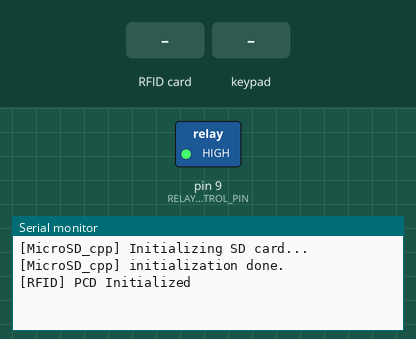
Recording of a sketch running on a simulated Arduino Uno, built with avr-gcc and run on an emulated ATmega328P. Shown: switched loads named in the sketch (green lamp = pin HIGH), the last lines printed to the serial monitor. The test bench sets the inputs (shaded band). Storage starts empty; pins used as bus, display or sensor lines are not drawn.

Above: at 1.2 s.
1.3 s: RFID card 5E 7A 19 C4 held to the reader
At 2.5 s:
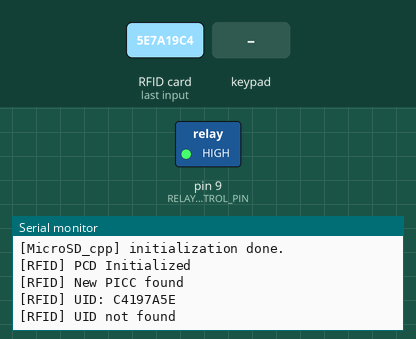
2.8 s: keypad keys 8 7 6 5 pressed 0.4 s apart
At 4.5 s:
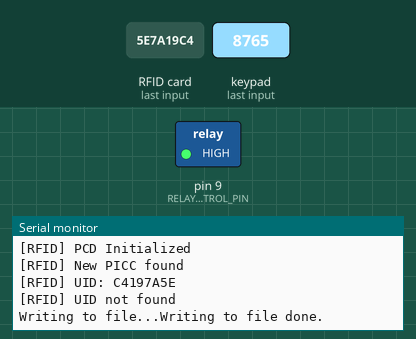

The sketch:

index.ino
```cpp
/* Ryhmä 3 */
#include "Definitions.h" // Definitions and common settings are here.
#include "RFID.h"
#include "Bluetooth.h"
#include "Keypad.h"
#include "Authentication.h"
#include "MicroSD.h"

RFID rfid(true);
Bluetooth bluetooth(true);
KeypadAuth keypadauth(true);
Authentication authentication(true);
MicroSD microsd(true);

void openTheLock(int theTimeTheDoorIsOpen){
    digitalWrite (RELAY_CONTROL_PIN, LOW);
    delay(theTimeTheDoorIsOpen);
    digitalWrite (RELAY_CONTROL_PIN, HIGH);
  }

void setup() {
  Serial.begin(9600);

  pinMode(RELAY_CONTROL_PIN, OUTPUT);
  digitalWrite(RELAY_CONTROL_PIN, HIGH);

  pinMode(RFID_SS_PIN, OUTPUT);
  digitalWrite(RFID_SS_PIN, HIGH);

  pinMode(MICROSD_SS_PIN, OUTPUT);
  microsd.initialization();

  rfid.setup();
}

void loop() {

  int rfidPIN = rfid.poll();
  int keypadPIN = keypadauth.keypadPin();
  int bluetoothPIN = bluetooth.readPinFromSerial();

  byte authStatus = authentication.status(rfidPIN, keypadPIN, bluetoothPIN);

  // Authentication required
  if (authStatus == AUTH_SUCCEEDED) {

  // Debug printing
    #ifdef DEBUG
      Serial.print(F("[index_ino] authStatus = "));
      Serial.println(authStatus);
      Serial.print(F("[index_ino] userName = "));
      Serial.println(authentication.userName);
      Serial.print(F("[index_ino] method = "));
      Serial.println(authentication.method);
    #endif

    // Log authentication succeeded to SD
    microsd.logTheAuthData(authStatus, authentication.method, authentication.userID, authentication.userName);

    // Open the lock
    openTheLock(500);
  }
  else if (authStatus == AUTH_FAILED) {
    // Log authentication failed to SD
    microsd.logTheAuthData(authStatus, authentication.method, authentication.userID, authentication.userName);
  }

}
```

Authentication.cpp
```cpp
#include "Authentication.h"
#include "Users.h"

Authentication::Authentication(bool displayMsg) {
}

byte Authentication::status(int RFID, int keypadPIN, int bluetoothPIN) {

  int identifier = 0;
  byte authStatus = 0;
  byte pinMatch = 0;

  // RFID is primary authentication method...
  if (RFID != 0) {
    identifier = RFID;
    Authentication::method = "rfid";
  }
  // KEYPAD is second...
  else if (keypadPIN != 0) {
    identifier = keypadPIN;
    Authentication::method = "keypad";
  }
  // BLUETOOTH is third...
  else if (bluetoothPIN != 0) {
    identifier = bluetoothPIN;
    Authentication::method = "bluetooth";
  }

  if (identifier != 0) {
    for (int i = 0; i < NUMBER_OF_USERS; i++) {
      if (identifier == users[i].pin) {
        Authentication::userID = users[i].id;
        Authentication::userName = users[i].userName;
        pinMatch++;
      }
      if (pinMatch > 0) {
        authStatus = AUTH_SUCCEEDED;
      } else {
        authStatus = AUTH_FAILED;
      }
    }
  }

  return authStatus;
}
```

Authentication.h
```cpp
#ifndef AUTH_H
#define AUTH_H
#include "Definitions.h" // Definitions and common settings are here.
#include "Arduino.h"

class Authentication {
  public:

    Authentication(bool displayMsg);

    byte status(int RFID, int keypadPIN, int bluetoothPIN);
    String userName;
    byte userID;
    String method;

  private:
};
#endif
```

Bluetooth.cpp
```cpp
#include "Bluetooth.h"

Bluetooth::Bluetooth(bool displayMsg) {
  // Instantiating object...
}

int Bluetooth::readPinFromSerial() {

  int pinCode = 0;

  if (Serial.available() > 0) {

    pinCode = Serial.parseInt();

  }
  return pinCode;
}
```

Bluetooth.h
```cpp
#ifndef BLUETOOTH_H
#define BLUETOOTH_H
#include "Definitions.h" // Definitions and common settings are here.
#include "Arduino.h"

class Bluetooth {
  public:

    // Constructor
    Bluetooth(bool displayMsg);

    // Methods
    int readPinFromSerial();

  private:
};
#endif
```

Definitions.h
```cpp
#define DEBUG // Comment out this line to disable all debug printing on arduino serial monitor.

// Memory regions on the PICC
#define RFID_SECTOR_TRAILER 11
#define RFID_SECRET_BLOCK 8

// PCD to Arduino pins
#define RFID_SDA A0
#define RFID_RST UINT8_MAX
// SCK = 13
// MOSI = 11
// MISO = 12

#define RELAY_CONTROL_PIN 9
#define RFID_SS_PIN A0
#define MICROSD_SS_PIN 10

#define NUMBER_OF_USERS 3
#define AUTH_SUCCEEDED 1
#define AUTH_FAILED 2
```

MicroSD.cpp
```cpp
#include "MicroSD.h"

MicroSD::MicroSD(bool displayMsg) {
}

File myFile;

void MicroSD::initialization() {

// Debug printing
  #ifdef DEBUG
    Serial.print(F("[MicroSD_cpp] "));
    Serial.println(F("Initializing SD card..."));
  #endif

  if (!SD.begin(10)) {
// Debug printing
  #ifdef DEBUG
    Serial.print(F("[MicroSD_cpp] "));
    Serial.println(F("initialization failed!"));
    #endif

    return;
  }
// Debug printing
  #ifdef DEBUG
  Serial.print(F("[MicroSD_cpp] "));
  Serial.println(F("initialization done."));
  #endif
}

void MicroSD::logTheAuthData(byte authStatus, String method, byte userID, String userName) {

  if (authStatus == AUTH_FAILED) {
    userID = 0;
    userName = "AUTH_FAILED";
  }

  // only one file can be open at a time, so you have to close this one before opening another.
  myFile = SD.open("data.txt", FILE_WRITE);

  // if the file opened okay, write to it:
  if (myFile) {
// Debug printing
  #ifdef DEBUG
    Serial.print(F("Writing to file..."));
  #endif
    myFile.print(authStatus);
    myFile.print(", ");
    myFile.print(method);
    myFile.print(", ");
    myFile.print(userID);
    myFile.print(", ");
    myFile.println(userName);

    // close the file:
    myFile.close();
// Debug printing
  #ifdef DEBUG
    Serial.println(F("Writing to file done."));
  #endif
  } else {
// Debug printing
  #ifdef DEBUG
    // if the file didn't open, print an error:
    Serial.println(F("[MicroSD_cpp] error opening file"));
  #endif
  }
}
```

MicroSD.h
```cpp
#ifndef MICRO_SD_H
#define MICRO_SD_H
#include "Definitions.h" // Definitions and common settings are here.
#include <SD.h>

class MicroSD {
  public:

    // Constructor
    MicroSD(bool displayMsg);

    // Methods
    void initialization();

    void logTheAuthData(byte authStatus, String method, byte userID, String userName);

  private:
};
#endif
```

RFID.cpp
```cpp
#include "RFID.h"

MFRC522 pcd(RFID_SDA, RFID_RST);

RFID::RFID(bool displayMsg) {
}

void RFID::setup() {
  pcd.PCD_Init();
  #ifdef DEBUG
  Serial.println(F("[RFID] PCD Initialized"));
  #endif
}

// First checks if there is a PICC to read. If so, tries to authenticate for it.
// Then reads the block designated to hold the secret. If the read block matches
// the secre, returns the PIN of the user the PICC belongs to.
int RFID::poll() {
  int pin = 0;
  if (!pcd.PICC_IsNewCardPresent()) {
    return pin;
  }
  #ifdef DEBUG
  Serial.println(F("[RFID] New PICC found"));
  #endif

  // Reads the UID to pcd.uid, returns true on success
  if (!pcd.PICC_ReadCardSerial()) {
    return pin;
  }

  // Size has to match ours
  if (pcd.uid.size != 4) {
    pcd.PICC_HaltA();
    return pin;
  }

  // Find the read UID from our UIDs and keep its index
  int uid_index = find_uid();
  if (uid_index == -1) {
    pcd.PICC_HaltA();
    return pin;
  }

  // Authenticate using the key stored in rfid_identity_table
  if (!auth(uid_index)) {
    pcd.PICC_HaltA();
    pcd.PCD_StopCrypto1();
    return pin;
  }

  // Read and check secret. Open lock if OK
  if (!validate_secret()) {
    pcd.PICC_HaltA();
    pcd.PCD_StopCrypto1();
    return pin;
  }

  pin = rfid_identity_table[uid_index].pin;
  pcd.PICC_HaltA();
  pcd.PCD_StopCrypto1();
  return pin;
}

// Finds the read UID from saved UIDs and returns its index.
//
// Returns: -1 if UID not found.
int RFID::find_uid() {
  // The MFRC522 library has kindly read the UID into a byte buffer for us. Let's use it as integer
  uint32_t uid;
  memcpy(&uid, pcd.uid.uidByte, 4);

  #ifdef DEBUG
  Serial.print(F("[RFID] UID: "));
  Serial.println(uid, HEX);
  #endif

  // Find the read UID from our saved UIDs and save its index
  int table_size = sizeof(rfid_identity_table) / sizeof(rfid_identity_table[0]);
  int uid_index = -1;
  for (int i = 0; i < table_size; i++) {
    if (rfid_identity_table[i].uid == uid) {
      uid_index = i;
      break;
    }
  }

  #ifdef DEBUG
  if (uid_index == -1) {
    Serial.println(F("[RFID] UID not found"));
  }
  #endif

  return uid_index;
}

// Reads the data from RFID_SECRET_BLOCK and checks it against our stored secret.
//
// Returns: True if read secret matches stored secret.
bool RFID::validate_secret() {
  byte buffer[18]; // 16 bytes for data, 2 for return value
  byte buffer_size = 18; // The library writes the number of bytes read to this

  MFRC522::StatusCode status = (MFRC522::StatusCode) pcd.MIFARE_Read(RFID_SECRET_BLOCK, buffer, &buffer_size);

  #ifdef DEBUG
  Serial.print(F("[RFID] Read secret: "));
  Serial.println(pcd.GetStatusCodeName(status));
  #endif

  if (status != MFRC522::STATUS_OK) {
    return false;
  }

  for (int i = 0; i < 16; i++) {
    if (buffer[i] != rfid_secret[i]) {
      #ifdef DEBUG
      Serial.println(F("[RFID] Secret mismatch"));
      #endif

      return false;
    }
  }

  return true;
}

// Authenticates against RFID_SECTOR_TRAILER.
// Remember to call PCD_StopCrypto1() after stopping communication.
// uid_index: the index in rfid_identity_table to authenticate with
//
// Returns: True on successfull authentication
bool RFID::auth(const int uid_index) {
  // Make the key for authenticating from our saved key
  MFRC522::MIFARE_Key key;
  memcpy(key.keyByte, rfid_identity_table[uid_index].key, 6);

  // Authenticate for the block RFID_SECTOR_TRAILER and save the status
  MFRC522::StatusCode status = (MFRC522::StatusCode) pcd.PCD_Authenticate(MFRC522::PICC_CMD_MF_AUTH_KEY_A, RFID_SECTOR_TRAILER, &key, &(pcd.uid));

  #ifdef DEBUG
  Serial.print(F("[RFID] Authenticate: "));
  Serial.println(pcd.GetStatusCodeName(status));
  #endif

  if (status != MFRC522::STATUS_OK) {
    return false;
  }

  return true;
}
```

RFID.h
```cpp
#ifndef RFID_h
#define RFID_h
#include "Definitions.h" // Definitions and common settings are here.
#include <MFRC522.h>

struct rfid_id {
  uint32_t uid; // Our tags are Mifare Classic and use 4 byte UID
  byte key[6];
  int pin;
};

const rfid_id rfid_identity_table[] = {
  {0xA18497C6, {0xFE, 0xED, 0xCA, 0xFE, 0xBA, 0xBE}, 1111},
  {0xAB9001B9, {0xBE, 0xEF, 0xBC, 0xEF, 0xBE, 0xEF}, 2222},
  {0xAB87EB69, {0xFE, 0xFE, 0x1B, 0x6, 0x13, 0x57}, 1111} // Jani
};

// This is what is written to the PICC when the setup program is run.
// We read the block it should have been written to and compare it against this.
const byte rfid_secret[16] = {
  0x00, 0x01, 0x02, 0x03, 0xF0, 0x0D, 0xD0, 0x0F,
  0xAB, 0xBA, 0xAB, 0xBA, 0xC0, 0xFE, 0xEE, 0xEE
};

class RFID {
  public:
    RFID(bool displayMsg);
    void setup();
    int poll();
  private:
    int find_uid();
    bool validate_secret();
    bool auth(const int uid_index);
};
#endif
```

Users.h
```cpp
struct User {
  byte id;
  int pin;
  String userName;
} users[NUMBER_OF_USERS] = {
  // Id,  "Pin/Identifier", "Name"
  { 1, 1111, "userName" },
  { 2, 2222, "userName" },
  { 3, 3333, "userName" }
};
```

Keypad.cpp
```cpp
#include "Keypad.h"

KeypadAuth::KeypadAuth(bool displayMsg) {
}

byte numbersEntered = 0;
char pinCodeArray[4];

const byte ROWS = 4; // NeljÃ¤ vaaka (ROW) riviÃ¤
const byte COLS = 3; // Kolme pysty (COL) riviÃ¤

char keys[ROWS][COLS] = {
  {'1', '2', '3'},
  {'4', '5', '6'},
  {'7', '8', '9'},
  {'*', '0', '#'}
};
byte rowPins[ROWS] = {8, 7, 6, 5}; //connect to the row pinouts of the keypad
byte colPins[COLS] = {4, 3, 2}; //connect to the column pinouts of the keypad

Keypad keypad = Keypad( makeKeymap(keys), rowPins, colPins, ROWS, COLS );

int KeypadAuth::keypadPin() {
  int pinCode = 0;
  char key = keypad.getKey();
  if (key != NO_KEY) {
    pinCodeArray[numbersEntered] = key;
    numbersEntered++;

    if (numbersEntered == 4) {
      pinCode = atoi(pinCodeArray);
      numbersEntered = 0;
      pinCodeArray[4] = {0};
    }
  }
  return pinCode;
}
```

Keypad.h
```cpp
#ifndef KEYPAD_AUTH_H
#define KEYPAD_AUTH_H
#include "Definitions.h" // Definitions and common settings are here.
#include <Keypad.h>

class KeypadAuth {
  public:

    // Constructor
    KeypadAuth(bool displayMsg);

    // Methods
    int keypadPin();

  private:
};
#endif
```

Measured:
- after the input at 1.3 s, the serial monitor: prints a new line at once (image 1)
- after the input at 2.8 s, the serial monitor: prints a new line after 1.2 s (image 2)
